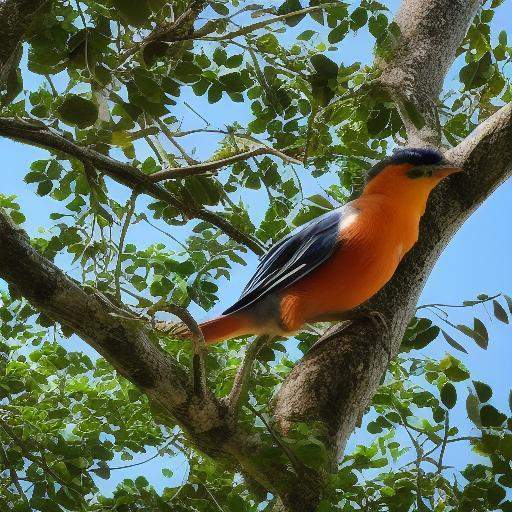
#> input picture Text to image generator/Streamlit/image_20240423010131.jpg, 512 x 512 px
$ python -i main.py   (imports and definitions only)
#> lines starting #> are read from the running program, lines starting #| are printed output that depends on the picture
#> further down, picture is the input picture: PIL image 512x512 RGB; mean R, G, B 92.2, 106.9, 86.5
from dotenv import load_dotenv, find_dotenv
import os
import streamlit as st
import requests
import io
from PIL import Image, ImageEnhance, ImageFilter
from datetime import datetime
import time
import random
import base64
import json

# Load environment variables
# [1 line not run here, left out]

# Free API keys (you'll need to get these - they're free)
STABILITY_API_KEY = os.getenv("STABILITY_API_KEY")  # Free Stability AI
LEONARDO_API_KEY = os.getenv("LEONARDO_API_KEY")   # Free Leonardo AI
PLAYGROUND_API_KEY = os.getenv("PLAYGROUND_API_KEY") # Free Playground AI

def enhance_image_quality(image):
    """Enhance image quality for better results"""
    try:
        if image.mode != 'RGB':
            image = image.convert('RGB')

        # Enhance sharpness
        enhancer = ImageEnhance.Sharpness(image)
        image = enhancer.enhance(1.4)

        # Enhance contrast
        enhancer = ImageEnhance.Contrast(image)
        image = enhancer.enhance(1.3)
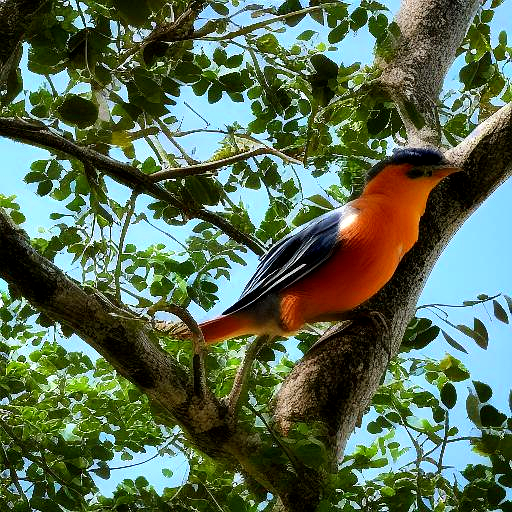
#> image: PIL image 512x512 RGB; mean R, G, B 89.3, 107.8, 82.5

        # Enhance color
        enhancer = ImageEnhance.Color(image)
        image = enhancer.enhance(1.2)

        # Apply advanced sharpening
        image = image.filter(ImageFilter.UnsharpMask(radius=2, percent=150, threshold=3))
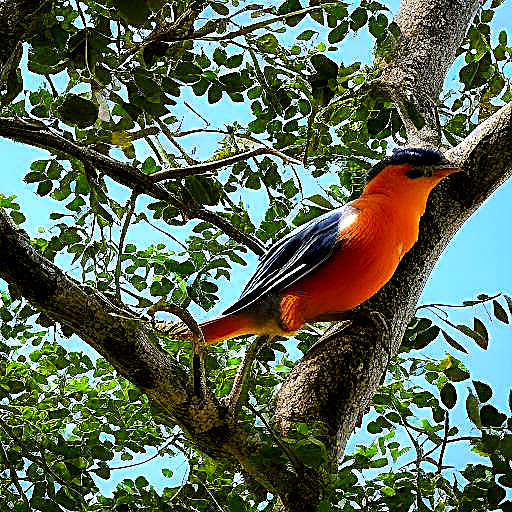
#> image: PIL image 512x512 RGB; mean R, G, B 90.5, 106.4, 82.6

        return image
    except:
        return image

# [449 lines left out: functions generate_with_stability_api, generate_with_leonardo_api, generate_with_playground_api, generate_with_huggingface_api, generate_with_free_apis, show_api_setup_instructions and 1 more, not called in this run]

# [2 lines not run here, left out]

>>> from PIL import Image
>>> picture = Image.open('image_20240423010131.jpg')
>>> result = enhance_image_quality(picture)

$ run again, on Text to image generator/Streamlit/image_20240423015411.jpg
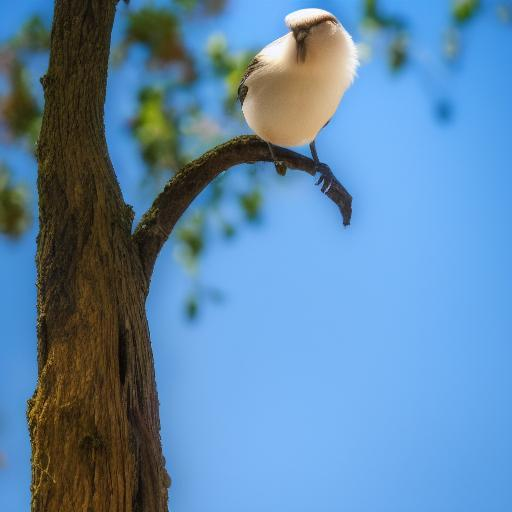
#> input picture Text to image generator/Streamlit/image_20240423015411.jpg, 512 x 512 px
#> picture is the input picture: PIL image 512x512 RGB; mean R, G, B 95, 134.7, 168.8
#> in enhance_image_quality, `image = enhancer.enhance(1.3)`:
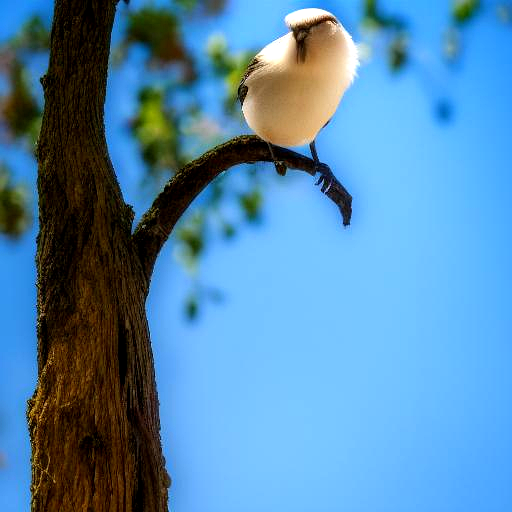
#> image: PIL image 512x512 RGB; mean R, G, B 84.8, 136.6, 173.6
#> in enhance_image_quality, `image = image.filter(ImageFilter.UnsharpMask(radius=2, percent=150, th..`:
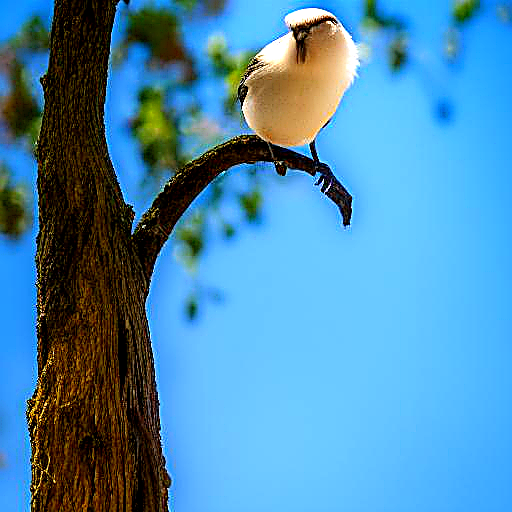
#> image: PIL image 512x512 RGB; mean R, G, B 77, 139.5, 175.6

$ run again, on Text to image generator/Streamlit/image_20240423225805.jpg
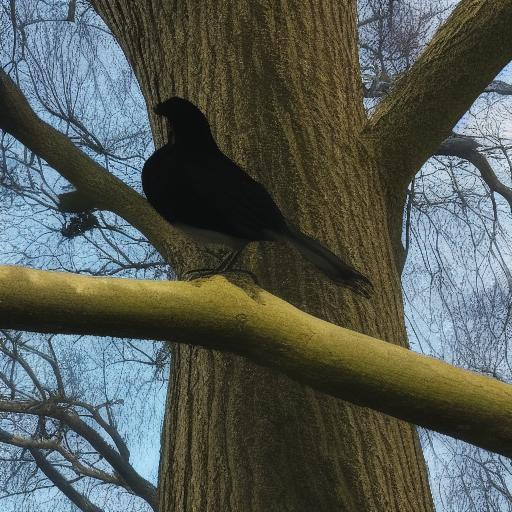
#> input picture Text to image generator/Streamlit/image_20240423225805.jpg, 512 x 512 px
#> picture is the input picture: PIL image 512x512 RGB; mean R, G, B 85, 91, 84.5
#> in enhance_image_quality, `image = enhancer.enhance(1.3)`:
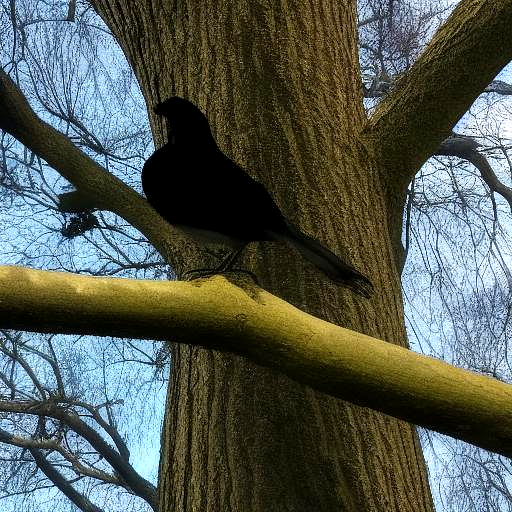
#> image: PIL image 512x512 RGB; mean R, G, B 83.6, 91.1, 82.5
#> in enhance_image_quality, `image = image.filter(ImageFilter.UnsharpMask(radius=2, percent=150, th..`:
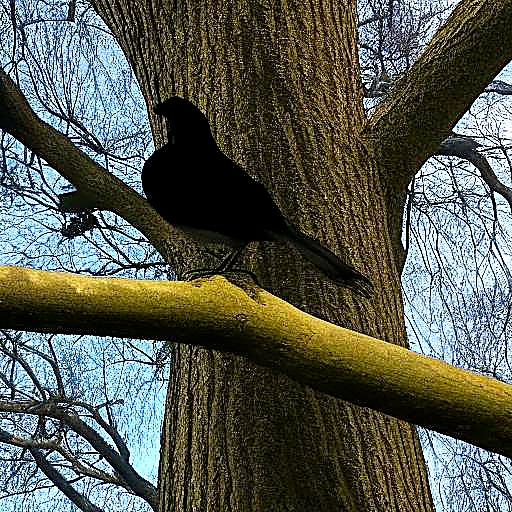
#> image: PIL image 512x512 RGB; mean R, G, B 86, 91, 79.5

$ run again, on Text to image generator/Streamlit/image_20241111195459.jpg
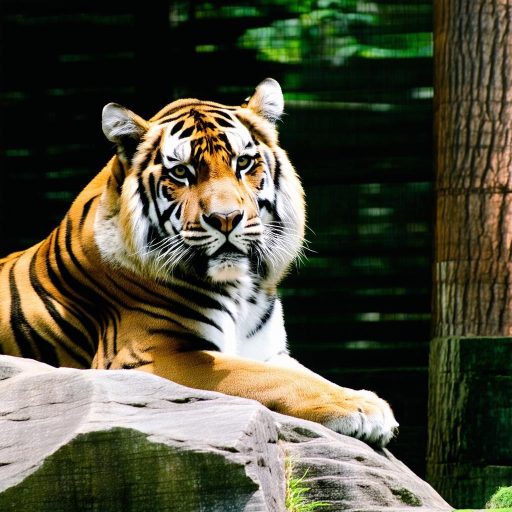
#> input picture Text to image generator/Streamlit/image_20241111195459.jpg, 1024 x 1024 px (shown at 1/2 size)
#> picture is the input picture: PIL image 1024x1024 RGB; mean R, G, B 79.9, 78.4, 59.6
#> in enhance_image_quality, `image = enhancer.enhance(1.3)`:
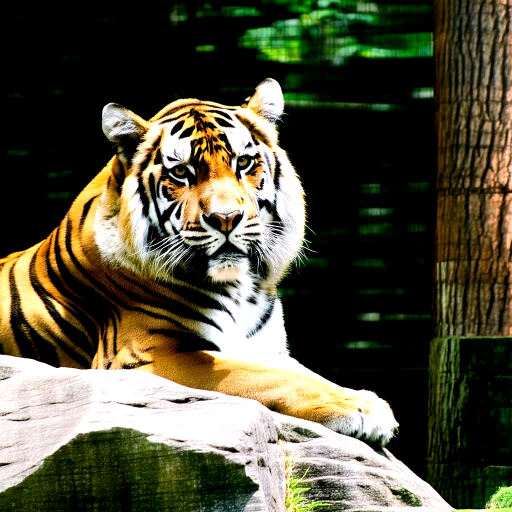
#> image: PIL image 1024x1024 RGB (shown at 1/2 size); mean R, G, B 83.6, 81.1, 61.2
#> in enhance_image_quality, `image = image.filter(ImageFilter.UnsharpMask(radius=2, percent=150, th..`:
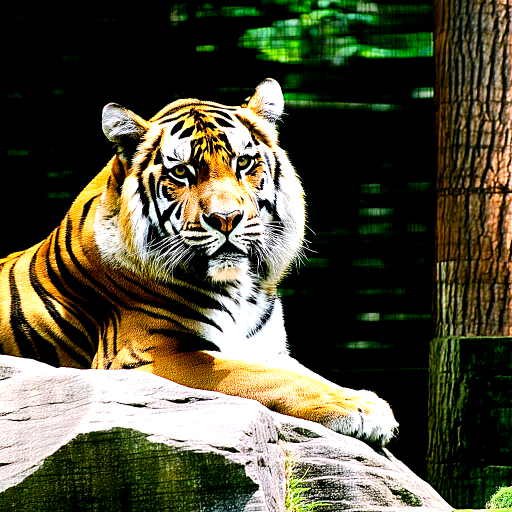
#> image: PIL image 1024x1024 RGB (shown at 1/2 size); mean R, G, B 83.9, 81.3, 59.7
